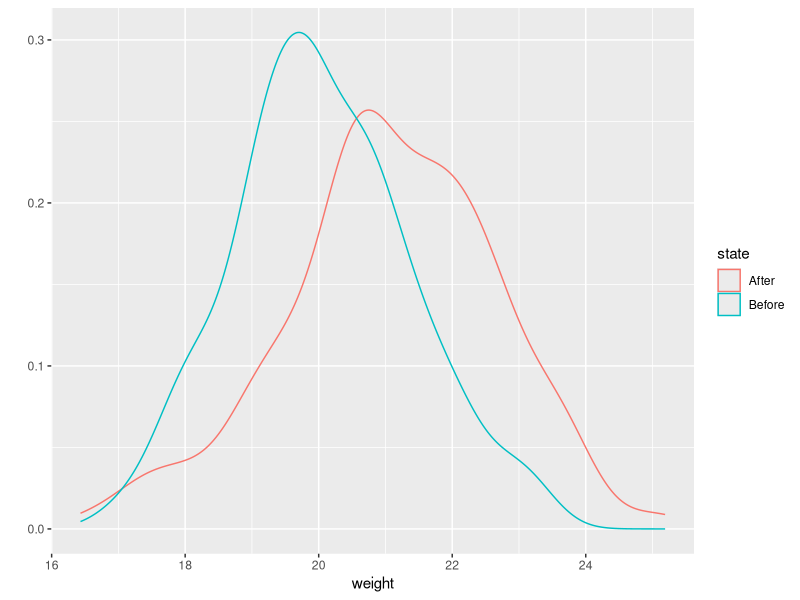
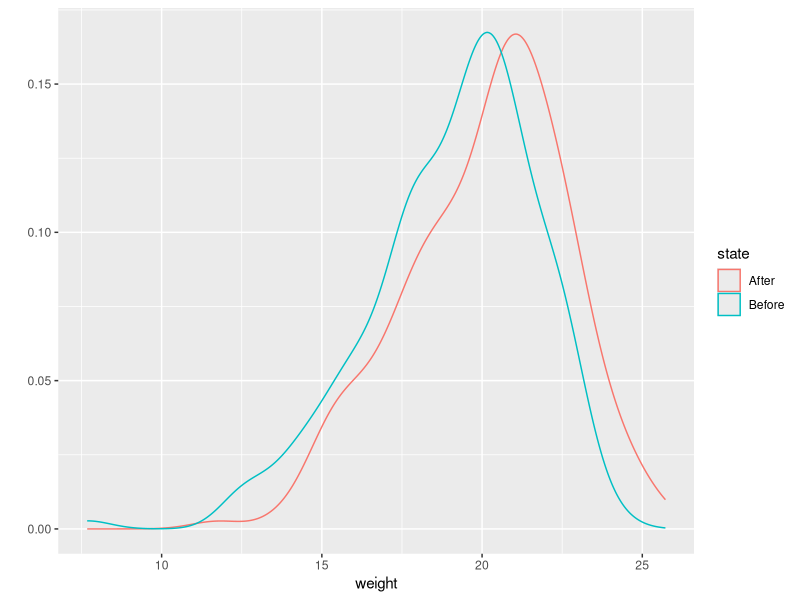
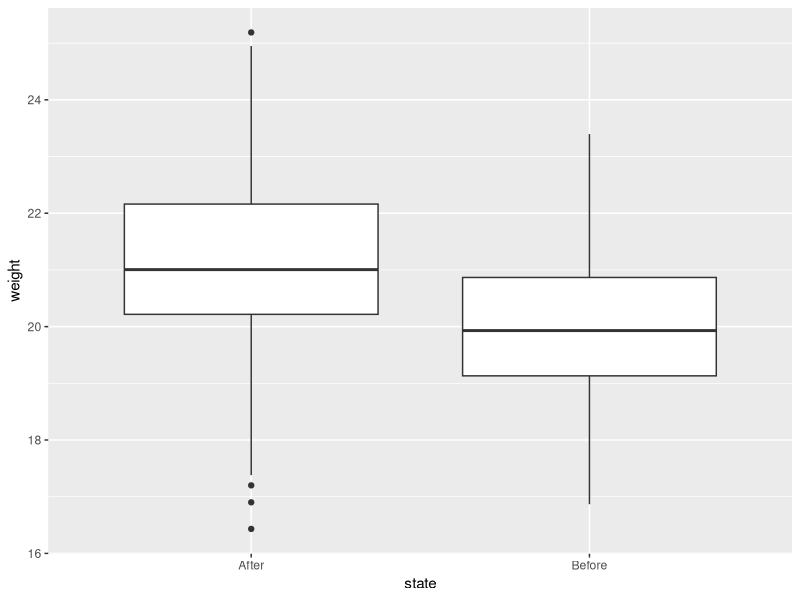
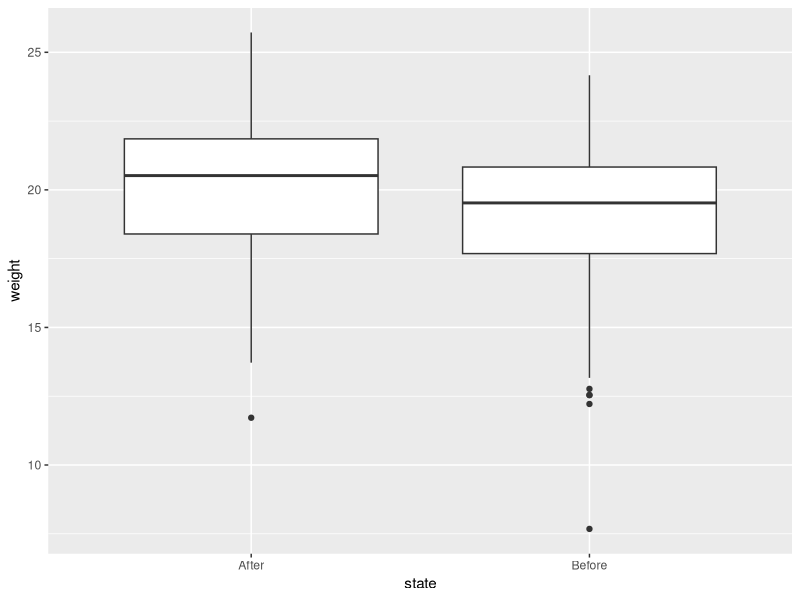
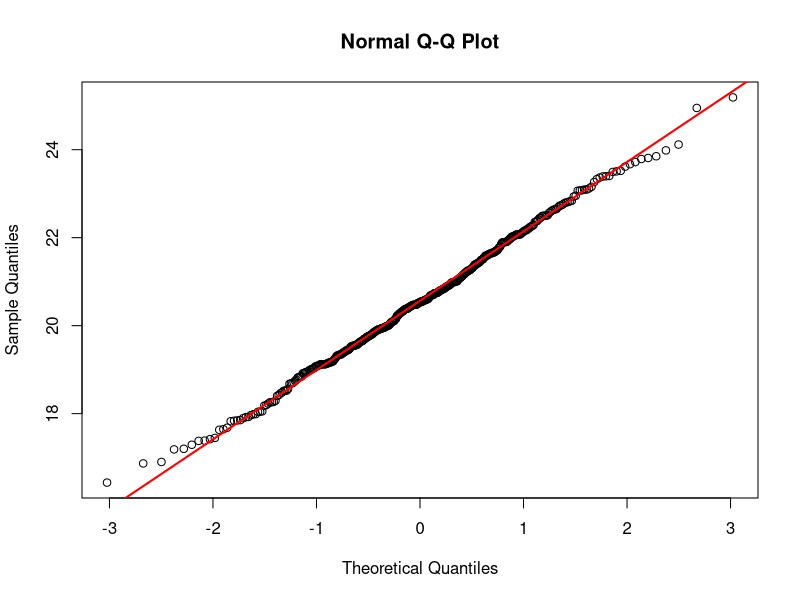
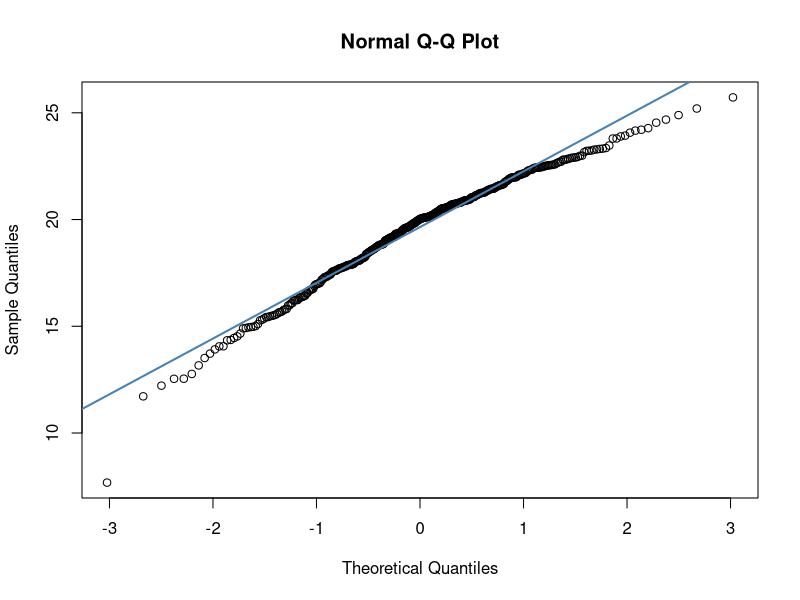
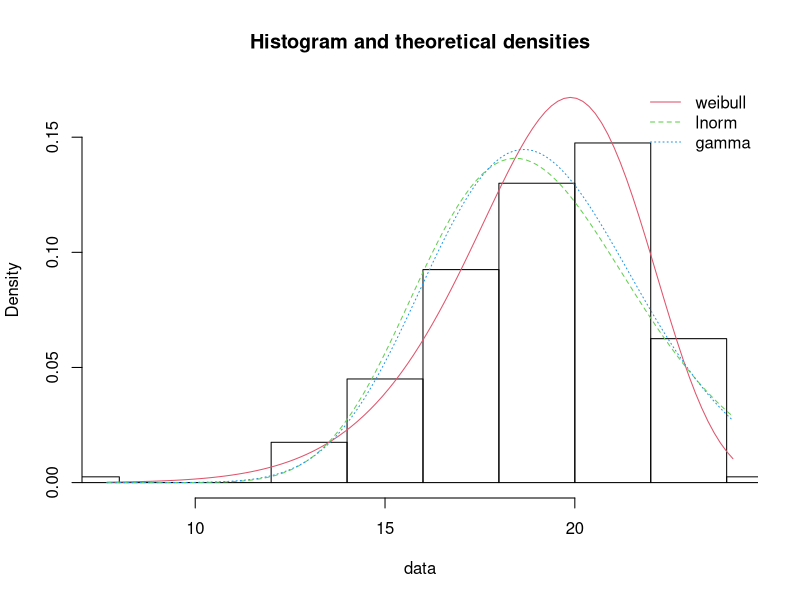
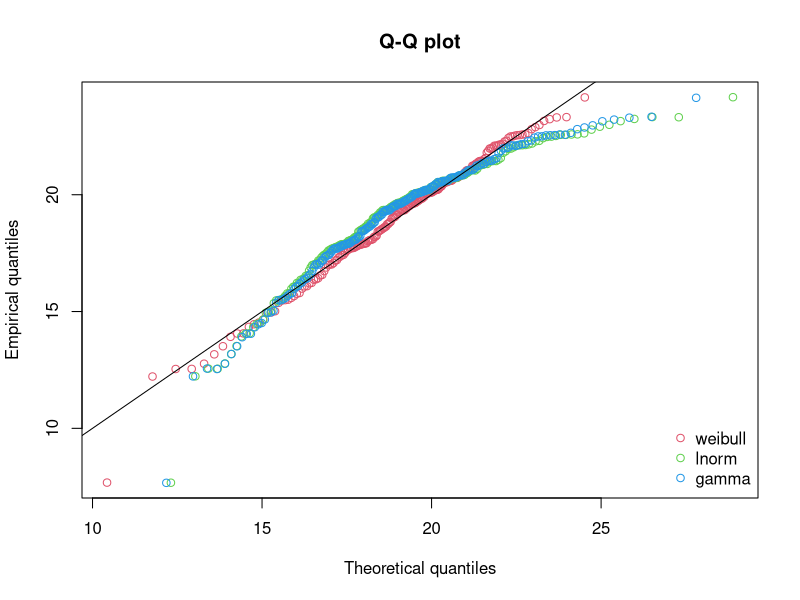

Here is the R script that generated these plots, in order:
set.seed(1)



library(ggplot2)


mice.before.after <- data.frame(before= rnorm(200, 20, sqrt(2)),
after= rnorm(200, 21, sqrt(2.5)))
rats.before.after <- data.frame(before= rweibull(200, 10, scale = 20),
after= rweibull(200, 9, scale = 21))





mice <- data.frame(state= factor(rep(c("Before", "After"), each=200)),
weight = c(mice.before.after$before, mice.before.after$after))
qplot(weight, data = mice, geom= 'density', color= state )




rats <- data.frame(state= factor(rep(c("Before", "After"), each=200)),
weight = c(rats.before.after$before, rats.before.after$after))
qplot(weight, data = rats, geom= 'density', color= state )





qplot(state, weight, data= mice, geom= "boxplot")
qplot(state, weight, data= rats, geom= "boxplot")



qqnorm(mice$weight)



qqline(mice$weight, col = "red", lwd = 2)



qqnorm(rats$weight)
qqline(rats$weight, col = "steelblue", lwd = 2)


shapiro.test(mice$weight)
shapiro.test(rats$weight)
#From the output, the p-value > 0.05 implying that the distribution of the data are not significantly different from normal distribution. In other words, we can assume the normality.




t.test(mice.before.after$before, mice.before.after$after, paired= TRUE)

# T-test statistic t= -4.93
# The greater the magnitude of T, the greater the evidence against the null hypothesis.
#This means there is greater evidence that there is a significant difference. The closer T is to 0, the more likely there isn't a significant difference.

# Degree of freedom: 199

# The p-value of the test is 1.678e-06, which is less than the significance level alpha = 0.05.
#We can then reject null hypothesis and conclude that the average weight of the mice before treatment is significantly different from the average weight after treatment with a p-value = 1.678e-06.

# 95% Confidence Interval: -1.6332339 -0.7008692

# Sample estimates: Mean fo the differences= -1.167 almost the difference between
#the mean of the before and after distributions




wilcox.test(rats.before.after$before, rats.before.after$after, paired=TRUE)
# p-value = 0.001547 < 0.05, so they re not the same
# Task 4
install.packages("fitdistrplus")
library("fitdistrplus")
fw<- fitdist(rats.before.after$before, 'weibull')
fln <-fitdist(rats.before.after$before, 'lnorm')
fg<- fitdist(rats.before.after$before, 'gamma')


denscomp(list(fw, fln, fg))
qqcomp(list(fw, fln, fg))
cdfcomp(list(fw, fln, fg))
ppcomp(list(fw, fln, fg))
